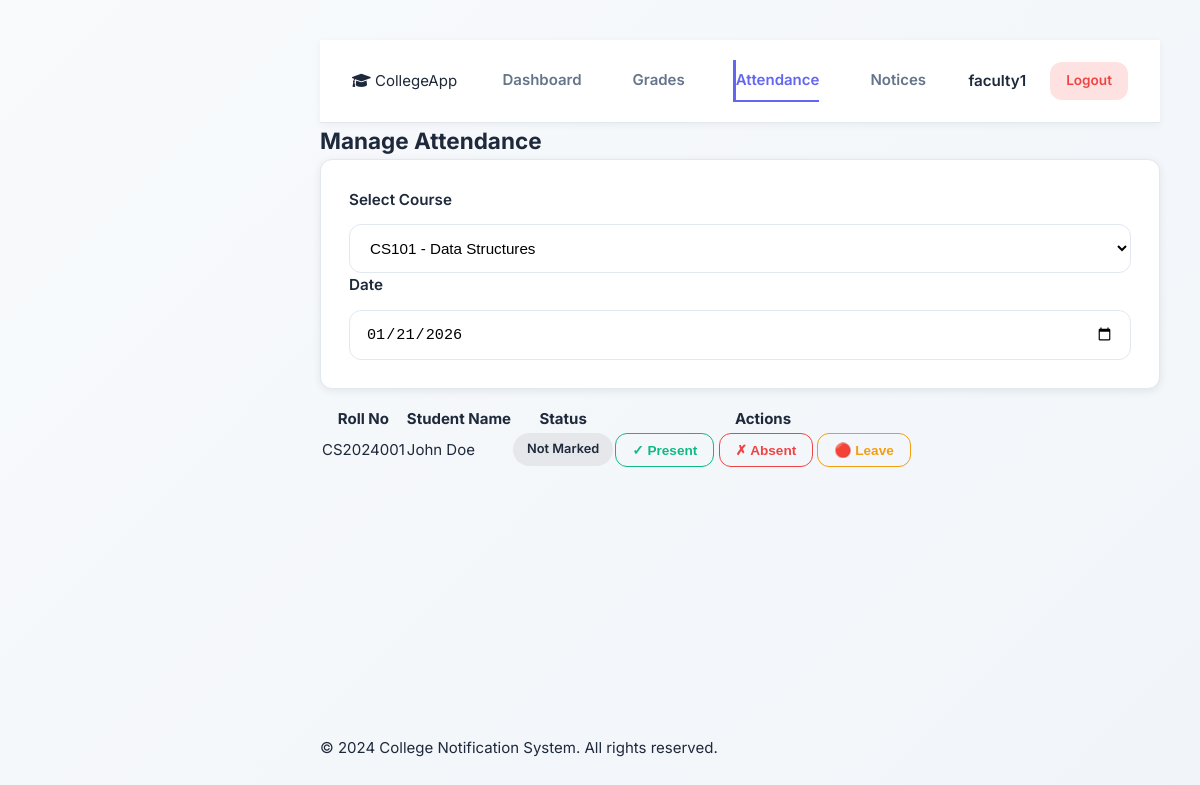
/admin/attendance?course_id=1 (signed in), run on the app's committed database.
### tables this page shows
CREATE TABLE students (
  id INTEGER PRIMARY KEY AUTOINCREMENT,
  user_id INTEGER UNIQUE NOT NULL,
  roll_no TEXT UNIQUE NOT NULL,
  full_name TEXT NOT NULL,
  date_of_birth TEXT,
  phone TEXT,
  address TEXT,
  semester INTEGER DEFAULT 1,
  is_active INTEGER DEFAULT 1,
  created_at TEXT DEFAULT (datetime('now','localtime')),
  FOREIGN KEY (user_id) REFERENCES users(id) ON DELETE CASCADE
);

### app.py (the view)
@app.route('/admin/attendance')
@login_required(role=['admin', 'faculty'])
def manage_attendance():
    db = get_db()
    course_id = request.args.get('course_id')
    attendance_date = request.args.get('date', datetime.now().strftime('%Y-%m-%d'))
    if session['role'] == 'faculty':
        courses = db.execute(
            "SELECT id, course_code, course_name FROM courses WHERE faculty_id=? ORDER BY course_code",
            (session.get('user_id'),)
        ).fetchall()
    else:
        courses = db.execute("SELECT id, course_code, course_name FROM courses ORDER BY course_code").fetchall()
    attendance_records = []
    if course_id:
        if session['role'] == 'faculty':
            course = db.execute(
                "SELECT id FROM courses WHERE id=? AND faculty_id=?",
                (course_id, session.get('user_id'))
            ).fetchone()
            if not course:
                flash("You can only manage attendance for your own courses!")
                return redirect(url_for('manage_attendance'))
        attendance_records = db.execute("""
            SELECT s.id as student_id, s.roll_no, s.full_name,
                   COALESCE(a.status, 'Not Marked') as status,
                   a.id as attendance_id, a.attendance_date
            FROM students s
            JOIN enrollments e ON s.id = e.student_id
            LEFT JOIN attendance a ON s.id = a.student_id AND a.course_id = ? AND a.attendance_date = ?
            WHERE e.course_id = ?
            ORDER BY s.roll_no
        """, (course_id, attendance_date, course_id)).fetchall()
    return render_template('manage_attendance.html', courses=courses, attendance_records=attendance_records,
                          selected_course=course_id, selected_date=attendance_date)

### app.py (called while the page is built)
def get_db():
    if 'db' not in g:
        g.db = sqlite3.connect(DB)
        g.db.row_factory = sqlite3.Row
        g.db.execute("PRAGMA foreign_keys = ON")
    return g.db

### templates/manage_attendance.html (shortened to what this page needs)
{% extends "base.html" %}
{% block content %}
<div class="container mt-4">
    <h2>Manage Attendance</h2>
    <div class="card mb-4">
        <div class="card-body">
            <form method="GET" class="row g-3">
                <div class="col-md-6">
                    <label for="course_id" class="form-label">Select Course</label>
                    <select class="form-control" id="course_id" name="course_id" onchange="this.form.submit()">
                        {% for course in courses %}
                        <option value="{{ course['id'] }}" {% if selected_course|int == course['id'] %}selected{% endif %}>
                            {{ course['course_code'] }} - {{ course['course_name'] }}
                        </option>
                        {% endfor %}
                    </select>
                </div>
                <div class="col-md-6">
                    <label for="date" class="form-label">Date</label>
                    <input type="date" class="form-control" id="date" name="date" value="{{ selected_date }}" onchange="this.form.submit()">
                </div>
            </form>
        </div>
    </div>
    {% if attendance_records %}
    <div class="table-responsive">
        <table class="table table-striped table-hover">
            <thead class="table-dark">
                <tr>
                    <th>Roll No</th>
                    <th>Student Name</th>
                    <th>Status</th>
                    <th>Actions</th>
                </tr>
            </thead>
            <tbody>
                {% for record in attendance_records %}
                <tr>
                    <td>{{ record['roll_no'] }}</td>
                    <td>{{ record['full_name'] }}</td>
                    <td>
                        <span class="badge {% if record['status'] == 'Present' %}bg-success{% elif record['status'] == 'Absent' %}bg-danger{% elif record['status'] == 'Leave' %}bg-warning{% else %}bg-secondary{% endif %}">
                            {{ record['status'] }}
                        </span>
                    </td>
                    <td>
                        <button class="btn btn-sm btn-outline-success" onclick="updateAttendance({{ record['student_id'] }}, 'Present')">✓ Present</button>
                        <button class="btn btn-sm btn-outline-danger" onclick="updateAttendance({{ record['student_id'] }}, 'Absent')">✗ Absent</button>
                        <button class="btn btn-sm btn-outline-warning" onclick="updateAttendance({{ record['student_id'] }}, 'Leave')">🔴 Leave</button>
                    </td>
                </tr>
                {% endfor %}
            </tbody>
        </table>
    </div>
    {% elif selected_course %}
    <div class="alert alert-info">No students enrolled in this course.</div>
    {% else %}
    <div class="alert alert-warning">Please select a course to mark attendance.</div>
    {% endif %}
</div>
{% endblock %}

### static/style.css (style rules this page uses)
:root { --primary: #6366f1; --primary-dark: #4f46e5; --secondary: #ec4899; --success: #10b981; --warning: #f59e0b; --danger: #ef4444; --bg-body: #f8fafc; --bg-card: #ffffff; --text-main: #1e293b; --text-muted: #64748b; --border: #e2e8f0; --shadow: 0 10px 15px -3px rgba(0, 0, 0, 0.1); --shadow-sm: 0 1px 2px 0 rgba(0, 0, 0, 0.05); --radius: 0.75rem; --font-sans: 'Inter', system-ui, -apple-system, sans-serif; }
* { box-sizing: border-box; margin: 0; padding: 0; }
body { font-family: var(--font-sans); background: linear-gradient(135deg, #f8fafc 0%, #f1f5f9 100%); color: var(--text-main); line-height: 1.6; font-size: 15px; min-height: 100vh; display: flex; flex-direction: column; }
.btn { display: inline-flex; align-items: center; justify-content: center; padding: 0.75rem 1.5rem; border-radius: var(--radius); font-weight: 600; text-decoration: none; transition: all 0.3s ease; border: none; cursor: pointer; gap: 0.5rem; font-size: 0.95rem; }
.btn-sm { padding: 0.5rem 1rem; font-size: 0.85rem; }
.btn-outline-success { border: 1.5px solid var(--success); color: var(--success); background: transparent; }
.btn-outline-danger { border: 1.5px solid var(--danger); color: var(--danger); background: transparent; }
.btn-outline-warning { border: 1.5px solid var(--warning); color: var(--warning); background: transparent; }
.card { background: var(--bg-card); border: 1px solid var(--border); border-radius: var(--radius); padding: 1.75rem; box-shadow: 0 2px 8px rgba(0, 0, 0, 0.08); margin-bottom: 1.5rem; transition: all 0.3s cubic-bezier(0.4, 0, 0.2, 1); }
.form-label { display: block; margin-bottom: 0.75rem; font-weight: 600; color: var(--text-main); font-size: 0.95rem; }
.form-control { width: 100%; padding: 0.875rem 1rem; border-radius: var(--radius); border: 1.5px solid var(--border); background: white; transition: all 0.3s ease; font-size: 0.95rem; }
.form-control::placeholder { color: var(--text-muted); }
.mb-4 { margin-bottom: 1rem; }
.badge { display: inline-block; padding: 0.375rem 0.875rem; border-radius: 99px; font-size: 0.8rem; font-weight: 600; background: #e5e7eb; color: var(--text-main); }

### data on the page
students: roll_no "CS2024001", full_name "John Doe", status "Not Marked"

### other printed values
{{ session.user }} "faculty1"
form field course_id "CS101 - Data Structures"
